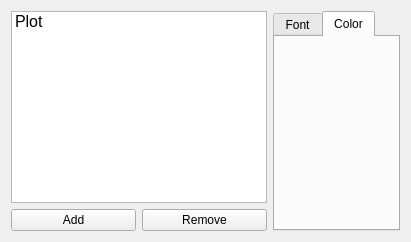
                    <widget class="QWidget" name="tab_2">
                        <attribute name="title">
                            <string>Title</string>
                        </attribute>
                        <layout class="QGridLayout" name="gridLayout_11">
                            <item row="1" column="0">
                                <layout class="QGridLayout" name="gridLayout_13">
                                    <item row="0" column="0">
                                        <widget class="QPushButton" name="pushButton_addTitle">
                                            <property name="toolTip">
                                                <string/>
                                            </property>
                                            <property name="text">
                                                <string>Add</string>
                                            </property>
                                        </widget>
                                    </item>
                                    <item row="0" column="1">
                                        <widget class="QPushButton" name="pushButton_removeTitle">
                                            <property name="text">
                                                <string>Remove</string>
                                            </property>
                                        </widget>
                                    </item>
                                </layout>
                            </item>
                            <item row="0" column="0">
                                <widget class="QListWidget" name="listWidget_titleList">
                                    <property name="sizePolicy">
                                        <sizepolicy hsizetype="Minimum" vsizetype="Expanding">
                                            <horstretch>0</horstretch>
                                            <verstretch>0</verstretch>
                                        </sizepolicy>
                                    </property>
                                    <property name="font">
                                        <font>
                                            <pointsize>12</pointsize>
                                        </font>
                                    </property>
                                    <property name="dragEnabled">
                                        <bool>true</bool>
                                    </property>
                                    <property name="dragDropMode">
                                        <enum>QAbstractItemView::DragDrop</enum>
                                    </property>
                                    <property name="defaultDropAction">
                                        <enum>Qt::MoveAction</enum>
                                    </property>
                                    <property name="alternatingRowColors">
                                        <bool>false</bool>
                                    </property>
                                    <property name="viewMode">
                                        <enum>QListView::ListMode</enum>
                                    </property>
                                    <item>
                                        <property name="text">
                                            <string>Plot</string>
                                        </property>
                                        <property name="foreground">
                                            <brush brushstyle="NoBrush">
                                                <color alpha="255">
                                                    <red>255</red>
                                                    <green>0</green>
                                                    <blue>0</blue>
                                                </color>
                                            </brush>
                                        </property>
                                        <property name="flags">
                                            <set>ItemIsSelectable|ItemIsDragEnabled|ItemIsEnabled</set>
                                        </property>
                                    </item>
                                </widget>
                            </item>
                            <item row="0" column="1" rowspan="2">
                                <widget class="QTabWidget" name="tabWidget_2">
                                    <property name="cursor">
                                        <cursorShape>ArrowCursor</cursorShape>
                                    </property>
                                    <property name="currentIndex">
                                        <number>1</number>
                                    </property>
                                    <widget class="QWidget" name="tab_5">
                                        <attribute name="title">
                                            <string>Font</string>
                                        </attribute>
                                        <layout class="QGridLayout" name="gridLayout_12">
                                            <item row="0" column="0">
                                                <widget class="QWidget" name="widget_titleFont" native="true"/>
                                            </item>
                                        </layout>
                                    </widget>
                                    <widget class="QWidget" name="tab_6">
                                        <attribute name="title">
                                            <string>Color</string>
                                        </attribute>
                                        <layout class="QGridLayout" name="gridLayout_14">
                                            <item row="0" column="0">
                                                <widget class="QWidget" name="widget_titleColor" native="true"/>
                                            </item>
                                        </layout>
                                    </widget>
                                </widget>
                            </item>
                        </layout>
                    </widget>
